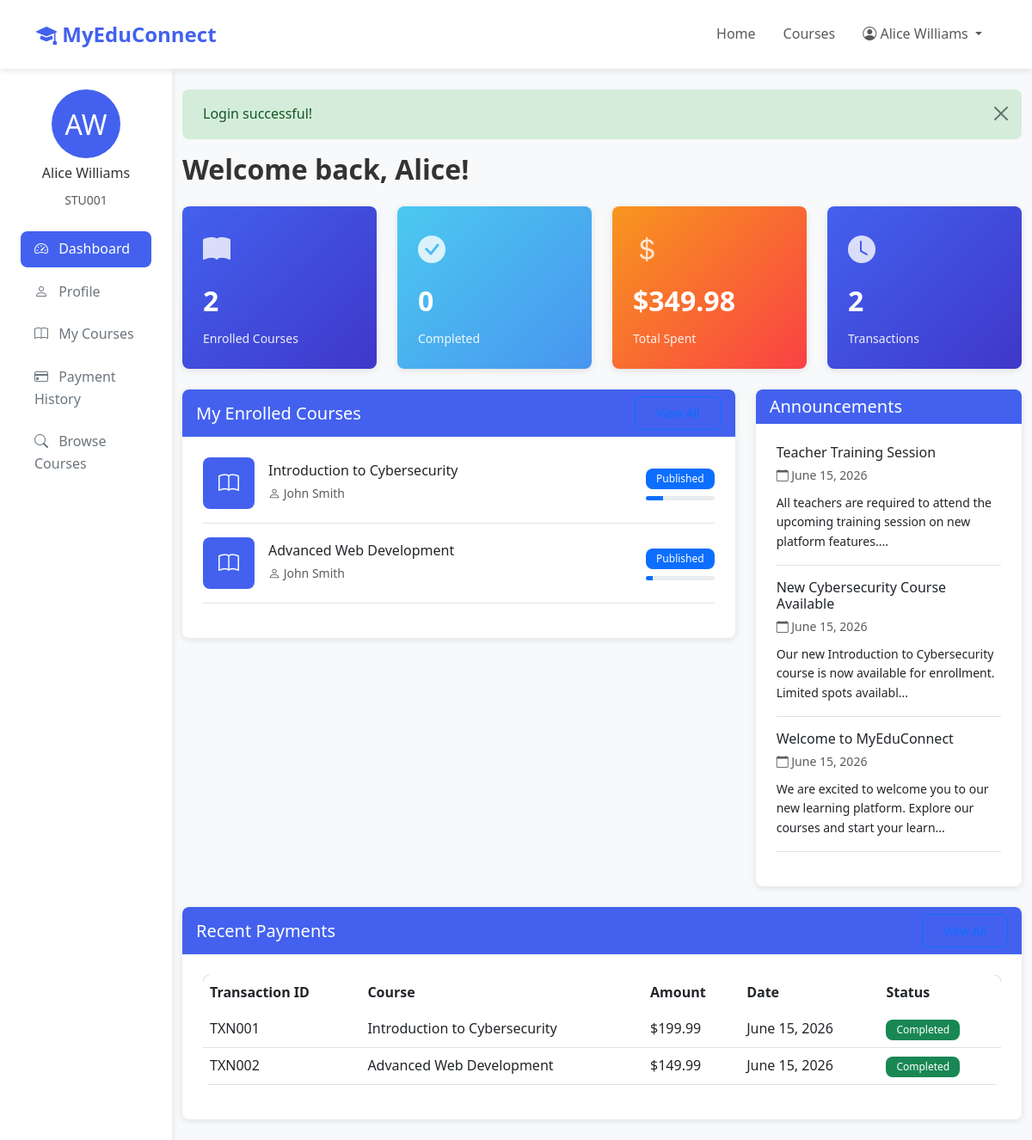
/student/dashboard.php (signed in), run on the app's committed database.
### tables this page shows
CREATE TABLE students (
    student_id INT AUTO_INCREMENT PRIMARY KEY,
    user_id INT UNIQUE NOT NULL,
    student_id_number VARCHAR(50) UNIQUE NOT NULL,
    date_of_birth DATE,
    grade_level VARCHAR(50),
    parent_name VARCHAR(100),
    parent_email VARCHAR(255),
    parent_phone VARCHAR(20),
    enrollment_date DATE DEFAULT (CURRENT_DATE),
    FOREIGN KEY (user_id) REFERENCES users(user_id) ON DELETE CASCADE,
    INDEX idx_student_id_number (student_id_number)
);

CREATE TABLE users (
    user_id INT AUTO_INCREMENT PRIMARY KEY,
    email VARCHAR(255) UNIQUE NOT NULL,
    password VARCHAR(255) NOT NULL,
    first_name VARCHAR(100) NOT NULL,
    last_name VARCHAR(100) NOT NULL,
    phone VARCHAR(20),
    address TEXT,
    profile_picture VARCHAR(255),
    role ENUM('student', 'teacher', 'admin') NOT NULL,
    status ENUM('active', 'inactive', 'suspended') DEFAULT 'active',
    created_at TIMESTAMP DEFAULT CURRENT_TIMESTAMP,
    updated_at TIMESTAMP DEFAULT CURRENT_TIMESTAMP ON UPDATE CURRENT_TIMESTAMP,
    last_login TIMESTAMP NULL,
    INDEX idx_email (email),
    INDEX idx_role (role),
    INDEX idx_status (status)
);

CREATE TABLE enrollments (
    enrollment_id INT AUTO_INCREMENT PRIMARY KEY,
    student_id INT NOT NULL,
    course_id INT NOT NULL,
    enrollment_date TIMESTAMP DEFAULT CURRENT_TIMESTAMP,
    status ENUM('active', 'completed', 'dropped') DEFAULT 'active',
    progress INT DEFAULT 0,
    FOREIGN KEY (student_id) REFERENCES students(student_id) ON DELETE CASCADE,
    FOREIGN KEY (course_id) REFERENCES courses(course_id) ON DELETE CASCADE,
    UNIQUE KEY unique_enrollment (student_id, course_id),
    INDEX idx_student (student_id),
    INDEX idx_course (course_id),
    INDEX idx_status (status)
);

CREATE TABLE courses (
    course_id INT AUTO_INCREMENT PRIMARY KEY,
    title VARCHAR(255) NOT NULL,
    description TEXT,
    instructor_id INT NOT NULL,
    category VARCHAR(100),
    thumbnail VARCHAR(255),
    price DECIMAL(10, 2) DEFAULT 0.00,
    duration_weeks INT DEFAULT 8,
    max_students INT DEFAULT 50,
    enrollment_count INT DEFAULT 0,
    status ENUM('draft', 'published', 'archived') DEFAULT 'draft',
    created_at TIMESTAMP DEFAULT CURRENT_TIMESTAMP,
    updated_at TIMESTAMP DEFAULT CURRENT_TIMESTAMP ON UPDATE CURRENT_TIMESTAMP,
    FOREIGN KEY (instructor_id) REFERENCES teachers(teacher_id) ON DELETE CASCADE,
    INDEX idx_instructor (instructor_id),
    INDEX idx_category (category),
    INDEX idx_status (status),
    INDEX idx_title (title)
);

CREATE TABLE announcements (
    announcement_id INT AUTO_INCREMENT PRIMARY KEY,
    title VARCHAR(255) NOT NULL,
    content TEXT NOT NULL,
    author_id INT NOT NULL,
    author_type ENUM('admin', 'teacher') NOT NULL,
    target_audience ENUM('all', 'students', 'teachers', 'specific_course') DEFAULT 'all',
    course_id INT NULL,
    priority ENUM('low', 'medium', 'high') DEFAULT 'medium',
    status ENUM('draft', 'published', 'archived') DEFAULT 'draft',
    created_at TIMESTAMP DEFAULT CURRENT_TIMESTAMP,
    updated_at TIMESTAMP DEFAULT CURRENT_TIMESTAMP ON UPDATE CURRENT_TIMESTAMP,
    FOREIGN KEY (course_id) REFERENCES courses(course_id) ON DELETE CASCADE,
    INDEX idx_author (author_id),
    INDEX idx_status (status),
    INDEX idx_priority (priority),
    INDEX idx_created_at (created_at)
);

CREATE TABLE payments (
    payment_id INT AUTO_INCREMENT PRIMARY KEY,
    student_id INT NOT NULL,
    course_id INT,
    amount DECIMAL(10, 2) NOT NULL,
    payment_method VARCHAR(50),
    transaction_id VARCHAR(255) UNIQUE,
    status ENUM('pending', 'completed', 'failed', 'refunded') DEFAULT 'pending',
    payment_date TIMESTAMP DEFAULT CURRENT_TIMESTAMP,
    FOREIGN KEY (student_id) REFERENCES students(student_id) ON DELETE CASCADE,
    FOREIGN KEY (course_id) REFERENCES courses(course_id) ON DELETE SET NULL,
    INDEX idx_student (student_id),
    INDEX idx_course (course_id),
    INDEX idx_status (status),
    INDEX idx_transaction_id (transaction_id)
);

### student/dashboard.php (the view, shortened to what the rows shown need)
<?php
require_once '../includes/functions.php';
$student = getStudentByUserId(getCurrentUserId());
$enrolledCourses = getEnrolledCourses($student['student_id']);
$payments = getPaymentsByStudent($student['student_id']);
$announcements = getAnnouncements(5);
?>
<!DOCTYPE html>
<html lang="en">
<head>
    <link href="https://cdn.jsdelivr.net/npm/bootstrap@5.3.0/dist/css/bootstrap.min.css" rel="stylesheet">
    <link href="https://cdn.jsdelivr.net/npm/bootstrap-icons@1.10.0/font/bootstrap-icons.css" rel="stylesheet">
    <link href="<?php echo APP_URL; ?>/assets/css/style.css" rel="stylesheet">
</head>
<body>
    <div class="container-fluid">
        <div class="row">
            <div class="col-md-3 col-lg-2 sidebar">
                <div class="mb-4">
                    <div class="text-center mb-3">
                        <div style="width: 80px; height: 80px; background: var(--primary-color); border-radius: 50%; margin: 0 auto; display: flex; align-items: center; justify-content: center; color: white; font-size: 2rem;">
                            <?php echo strtoupper(substr($student['first_name'], 0, 1)) . strtoupper(substr($student['last_name'], 0, 1)); ?>
                        </div>
                        <h6 class="mt-2"><?php echo htmlspecialchars($student['first_name'] . ' ' . $student['last_name']); ?></h6>
                        <small class="text-muted"><?php echo htmlspecialchars($student['student_id_number']); ?></small>
                    </div>
                </div>
            </div>
            <div class="col-md-9 col-lg-10 py-4">
                <?php $flash = getFlashMessage(); ?>
                <?php if ($flash): ?>
                    <div class="alert alert-<?php echo $flash['type']; ?> alert-dismissible fade show" role="alert">
                        <?php echo htmlspecialchars($flash['message']); ?>
                        <button type="button" class="btn-close" data-bs-dismiss="alert"></button>
                    </div>
                <?php endif; ?>
                <h2 class="fw-bold mb-4">Welcome back, <?php echo htmlspecialchars($student['first_name']); ?>!</h2>
                <div class="row g-4 mb-4">
                    <div class="col-md-3">
                    </div>
                    <div class="col-md-3">
                    </div>
                    <div class="col-md-3">
                    </div>
                    <div class="col-md-3">
                    </div>
                </div>
                <div class="row">
                    <div class="col-lg-8 mb-4">
                        <div class="card">
                            <div class="card-body">
                                <?php if (!empty($enrolledCourses)): ?>
                                    <?php foreach (array_slice($enrolledCourses, 0, 3) as $course): ?>
                                        <div class="d-flex align-items-center mb-3 pb-3 border-bottom">
                                            <div style="width: 60px; height: 60px; background: var(--primary-color); border-radius: 8px; display: flex; align-items: center; justify-content: center; color: white; font-size: 1.5rem; margin-right: 1rem;">
                                                <i class="bi bi-book"></i>
                                            </div>
                                            <div class="flex-grow-1">
                                                <h6 class="mb-1"><?php echo htmlspecialchars($course['title']); ?></h6>
                                                <small class="text-muted">
                                                    <i class="bi bi-person"></i> <?php echo htmlspecialchars($course['instructor_name']); ?>
                                                </small>
                                            </div>
                                            <div class="text-end">
                                                <span class="badge bg-<?php echo $course['status'] === 'completed' ? 'success' : 'primary'; ?>">
                                                    <?php echo ucfirst($course['status']); ?>
                                                </span>
                                                <div class="progress mt-2" style="height: 5px;">
                                                    <div class="progress-bar" style="width: <?php echo $course['progress']; ?>%"></div>
                                                </div>
                                            </div>
                                        </div>
                                    <?php endforeach; ?>
                                <?php endif; ?>
                            </div>
                        </div>
                    </div>
                    <div class="col-lg-4 mb-4">
                        <div class="card">
                            <div class="card-body">
                                <?php if (!empty($announcements)): ?>
                                    <?php foreach ($announcements as $announcement): ?>
                                        <div class="mb-3 pb-3 border-bottom">
                                            <h6 class="mb-1"><?php echo htmlspecialchars($announcement['title']); ?></h6>
                                            <small class="text-muted">
                                                <i class="bi bi-calendar"></i> <?php echo formatDate($announcement['created_at']); ?>
                                            </small>
                                            <p class="mb-0 mt-2 small"><?php echo substr(htmlspecialchars($announcement['content']), 0, 100); ?>...</p>
                                        </div>
                                    <?php endforeach; ?>
                                <?php else: ?>
                                    <p class="text-muted text-center py-3">No announcements at this time.</p>
                                <?php endif; ?>
                            </div>
                        </div>
                    </div>
                </div>
                <div class="row">
                    <div class="col-12">
                        <div class="card">
                            <div class="card-body">
                                <?php if (!empty($payments)): ?>
                                    <div class="table-responsive">
                                        <table class="table table-hover">
                                            <thead>
                                                <tr>
                                                    <th>Transaction ID</th>
                                                    <th>Course</th>
                                                    <th>Amount</th>
                                                    <th>Date</th>
                                                    <th>Status</th>
                                                </tr>
                                            </thead>
                                            <tbody>
                                                <?php foreach (array_slice($payments, 0, 5) as $payment): ?>
                                                    <tr>
                                                        <td><?php echo htmlspecialchars($payment['transaction_id']); ?></td>
                                                        <td><?php echo htmlspecialchars($payment['course_title'] ?? 'N/A'); ?></td>
                                                        <td><?php echo formatCurrency($payment['amount']); ?></td>
                                                        <td><?php echo formatDate($payment['payment_date']); ?></td>
                                                        <td>
                                                            <span class="badge bg-<?php echo $payment['status'] === 'completed' ? 'success' : 'warning'; ?>">
                                                                <?php echo ucfirst($payment['status']); ?>
                                                            </span>
                                                        </td>
                                                    </tr>
                                                <?php endforeach; ?>
                                            </tbody>
                                        </table>
                                    </div>
                                <?php else: ?>
                                    <p class="text-muted text-center py-3">No payment history found.</p>
                                <?php endif; ?>
                            </div>
                        </div>
                    </div>
                </div>
            </div>
        </div>
    </div>
</body>
</html>

### data on the page
students: user.first_name "A", user.last_name "W", user.last_name "Alice Williams", student_id_number "STU001", user.first_name "Alice"
enrollments: course.title "Introduction to Cybersecurity", instructor_name "John Smith", course.status "Published", progress 25 (drawn)
enrollments: course.title "Advanced Web Development", instructor_name "John Smith", course.status "Published", progress 10 (drawn)
announcements: title "Teacher Training Session", created_at "June 15, 2026", content "All teachers are required to attend the upcoming training session on new platform features."
announcements: title "New Cybersecurity Course Available", created_at "June 15, 2026", content "Our new Introduction to Cybersecurity course is now available for enrollment. Limited spots availabl"
announcements: title "Welcome to MyEduConnect", created_at "June 15, 2026", content "We are excited to welcome you to our new learning platform. Explore our courses and start your learn"
payments: transaction "TXN001", course.title "Introduction to Cybersecurity", amount "$199.99", payment_date "June 15, 2026", status "Completed"
payments: transaction "TXN002", course.title "Advanced Web Development", amount "$149.99", payment_date "June 15, 2026", status "Completed"

### other printed values
APP_NAME "MyEduConnect"
$_SESSION['user_name'] "Alice Williams"
$flash['message'] "Login successful!"
$totalEnrollments "2"
$completedCourses "0"
formatCurrency($totalSpent) "$349.98"
count($payments) "2"
